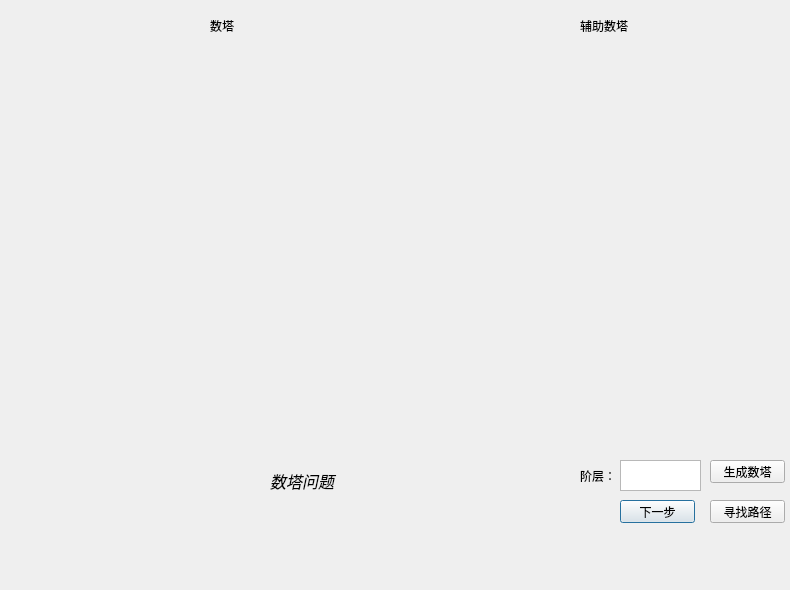
<?xml version="1.0" encoding="UTF-8"?>
<ui version="4.0">
 <class>Dialog</class>
 <widget class="QDialog" name="Dialog">
  <property name="geometry">
   <rect>
    <x>0</x>
    <y>0</y>
    <width>790</width>
    <height>590</height>
   </rect>
  </property>
  <property name="windowTitle">
   <string>Dialog</string>
  </property>
  <widget class="QLabel" name="label">
   <property name="geometry">
    <rect>
     <x>270</x>
     <y>450</y>
     <width>161</width>
     <height>61</height>
    </rect>
   </property>
   <property name="font">
    <font>
     <family>Adobe Arabic</family>
     <pointsize>12</pointsize>
     <italic>true</italic>
    </font>
   </property>
   <property name="text">
    <string>数塔问题</string>
   </property>
  </widget>
  <widget class="QPushButton" name="next">
   <property name="geometry">
    <rect>
     <x>620</x>
     <y>500</y>
     <width>75</width>
     <height>23</height>
    </rect>
   </property>
   <property name="text">
    <string>下一步</string>
   </property>
  </widget>
  <widget class="QTextEdit" name="jiecen">
   <property name="geometry">
    <rect>
     <x>620</x>
     <y>460</y>
     <width>81</width>
     <height>31</height>
    </rect>
   </property>
   <property name="toolTip">
    <string>输入阶层数</string>
   </property>
  </widget>
  <widget class="QLabel" name="label_2">
   <property name="geometry">
    <rect>
     <x>580</x>
     <y>470</y>
     <width>54</width>
     <height>12</height>
    </rect>
   </property>
   <property name="text">
    <string>阶层：</string>
   </property>
  </widget>
  <widget class="QPushButton" name="start">
   <property name="geometry">
    <rect>
     <x>710</x>
     <y>460</y>
     <width>75</width>
     <height>23</height>
    </rect>
   </property>
   <property name="text">
    <string>生成数塔</string>
   </property>
  </widget>
  <widget class="QPushButton" name="path">
   <property name="geometry">
    <rect>
     <x>710</x>
     <y>500</y>
     <width>75</width>
     <height>23</height>
    </rect>
   </property>
   <property name="text">
    <string>寻找路径</string>
   </property>
  </widget>
  <widget class="QLabel" name="label_3">
   <property name="geometry">
    <rect>
     <x>210</x>
     <y>20</y>
     <width>54</width>
     <height>12</height>
    </rect>
   </property>
   <property name="text">
    <string>数塔</string>
   </property>
  </widget>
  <widget class="QLabel" name="label_4">
   <property name="geometry">
    <rect>
     <x>580</x>
     <y>20</y>
     <width>54</width>
     <height>12</height>
    </rect>
   </property>
   <property name="text">
    <string>辅助数塔</string>
   </property>
  </widget>
 </widget>
 <resources/>
 <connections/>
</ui>
